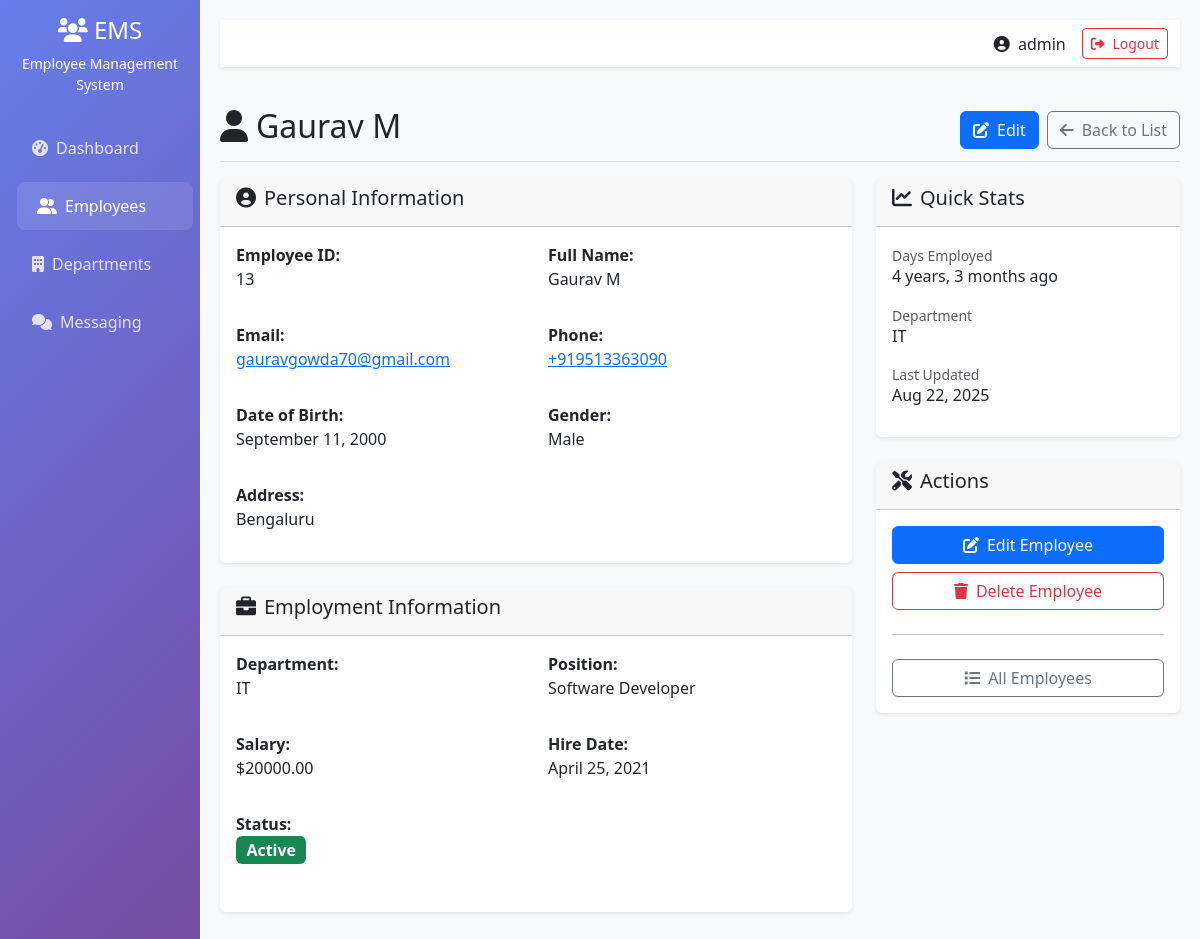
Page /employees/13/ (signed in) on the committed database.
### employees/models.py (models this page shows, shortened)
class Employee(models.Model):
    GENDER_CHOICES = [
        ('M', 'Male'),
        ('F', 'Female'),
        ('O', 'Other'),
    ]
    STATUS_CHOICES = [
        ('active', 'Active'),
        ('inactive', 'Inactive'),
        ('terminated', 'Terminated'),
    ]
    employee_id = models.CharField(max_length=20, unique=True)
    first_name = models.CharField(max_length=50)
    last_name = models.CharField(max_length=50)
    email = models.EmailField(unique=True)
    phone_regex = RegexValidator(
        regex=r'^\+?1?\d{9,15}$',
        message="Phone number must be entered in the format:'+999999999'. upto 15 digits allowed."
    )
    phone_number = models.CharField(validators=[phone_regex], max_length=17)
    date_of_birth = models.DateField()
    gender = models.CharField(max_length=1, choices=GENDER_CHOICES)
    address = models.TextField()
    department = models.ForeignKey(Department, on_delete= models.CASCADE, related_name='employees')
    position = models.CharField(max_length=100)
    salary = models.DecimalField(max_digits=10, decimal_places=2)
    hire_date = models.DateField()
    status = models.CharField(max_length=20, choices=STATUS_CHOICES, default='active')
    created_at = models.DateTimeField(auto_now_add=True)
    updated_at = models.DateTimeField(auto_now=True)
    @property
    def full_name(self):
        return f"{self.first_name} {self.last_name}"
    class Meta:
        ordering = ['first_name', 'last_name']

class Department(models.Model):
    name = models.CharField(max_length=100, unique=True)
    description = models.TextField(blank=True, null=True)
    created_at = models.DateTimeField(auto_now_add=True)
    class Meta:
        ordering = ['name']

### employees/views.py (the view)
# urls.py: path('employees/<int:pk>/', views.employee_detail, name='employee_detail'),
@login_required
def employee_detail(request, pk):
    employee = get_object_or_404(Employee, pk=pk)
    return render(request, 'employees/employee_detail.html', {'employee':employee})

### employees/templates/employees/employee_detail.html (shortened to what this page needs)
{% extends 'employees/base.html' %}
{% block content %}
<div class="d-flex justify-content-between flex-wrap flex-md-nowrap align-items-center pt-3 pb-2 mb-3 border-bottom">
    <h1 class="h2"><i class="fas fa-user me-2"></i>{{ employee.full_name }}</h1>
    <div class="btn-toolbar mb-2 mb-md-0">
        <a href="{% url 'employee_update' employee.pk %}" class="btn btn-primary me-2">
            <i class="fas fa-edit me-2"></i>Edit
        </a>
        <a href="{% url 'employee_list' %}" class="btn btn-outline-secondary">
            <i class="fas fa-arrow-left me-2"></i>Back to List
        </a>
    </div>
</div>
<div class="row">
    <div class="col-md-8">
        <div class="card mb-4">
            <div class="card-header">
                <h5><i class="fas fa-user-circle me-2"></i>Personal Information</h5>
            </div>
            <div class="card-body">
                <div class="row">
                    <div class="col-md-6 mb-3">
                        <strong>Employee ID:</strong>
                        <p>{{ employee.employee_id }}</p>
                    </div>
                    <div class="col-md-6 mb-3">
                        <strong>Full Name:</strong>
                        <p>{{ employee.full_name }}</p>
                    </div>
                    <div class="col-md-6 mb-3">
                        <strong>Email:</strong>
                        <p><a href="mailto:{{ employee.email }}">{{ employee.email }}</a></p>
                    </div>
                    <div class="col-md-6 mb-3">
                        <strong>Phone:</strong>
                        <p><a href="tel:{{ employee.phone_number }}">{{ employee.phone_number }}</a></p>
                    </div>
                    <div class="col-md-6 mb-3">
                        <strong>Date of Birth:</strong>
                        <p>{{ employee.date_of_birth|date:"F d, Y" }}</p>
                    </div>
                    <div class="col-md-6 mb-3">
                        <strong>Gender:</strong>
                        <p>{{ employee.get_gender_display }}</p>
                    </div>
                    <div class="col-12">
                        <strong>Address:</strong>
                        <p>{{ employee.address }}</p>
                    </div>
                </div>
            </div>
        </div>
        <div class="card mb-4">
            <div class="card-header">
                <h5><i class="fas fa-briefcase me-2"></i>Employment Information</h5>
            </div>
            <div class="card-body">
                <div class="row">
                    <div class="col-md-6 mb-3">
                        <strong>Department:</strong>
                        <p>{{ employee.department.name }}</p>
                    </div>
                    <div class="col-md-6 mb-3">
                        <strong>Position:</strong>
                        <p>{{ employee.position }}</p>
                    </div>
                    <div class="col-md-6 mb-3">
                        <strong>Salary:</strong>
                        <p>${{ employee.salary|floatformat:2 }}</p>
                    </div>
                    <div class="col-md-6 mb-3">
                        <strong>Hire Date:</strong>
                        <p>{{ employee.hire_date|date:"F d, Y" }}</p>
                    </div>
                    <div class="col-md-6 mb-3">
                        <strong>Status:</strong>
                        <p>
                            <span class="badge bg-{% if employee.status == 'active' %}success{% elif employee.status == 'inactive' %}warning{% else %}danger{% endif %} fs-6">
                                {{ employee.status|title }}
                            </span>
                        </p>
                    </div>
                </div>
            </div>
        </div>
    </div>
    <div class="col-md-4">
        <div class="card mb-4">
            <div class="card-header">
                <h5><i class="fas fa-chart-line me-2"></i>Quick Stats</h5>
            </div>
            <div class="card-body">
                <div class="mb-3">
                    <small class="text-muted">Days Employed</small>
                    <h6>{{ employee.hire_date|timesince }} ago</h6>
                </div>
                <div class="mb-3">
                    <small class="text-muted">Department</small>
                    <h6>{{ employee.department.name }}</h6>
                </div>
                <div class="mb-3">
                    <small class="text-muted">Last Updated</small>
                    <h6>{{ employee.updated_at|date:"M d, Y" }}</h6>
                </div>
            </div>
        </div>
        <div class="card">
            <div class="card-header">
                <h5><i class="fas fa-tools me-2"></i>Actions</h5>
            </div>
            <div class="card-body">
                <div class="d-grid gap-2">
                    <a href="{% url 'employee_update' employee.pk %}" class="btn btn-primary">
                        <i class="fas fa-edit me-2"></i>Edit Employee
                    </a>
                    <a href="{% url 'employee_delete' employee.pk %}" class="btn btn-outline-danger">
                        <i class="fas fa-trash me-2"></i>Delete Employee
                    </a>
                    <hr>
                    <a href="{% url 'employee_list' %}" class="btn btn-outline-secondary">
                        <i class="fas fa-list me-2"></i>All Employees
                    </a>
                </div>
            </div>
        </div>
    </div>
</div>
{% endblock %}

### employees/templates/employees/base.html (shortened to what this page needs)
{% load static %}
<!DOCTYPE html>
<html lang="en">
<head>
  <link href="https://cdnjs.cloudflare.com/ajax/libs/bootstrap/5.3.0/css/bootstrap.min.css" rel="stylesheet">
  <link href="https://cdnjs.cloudflare.com/ajax/libs/font-awesome/6.0.0/css/all.min.css" rel="stylesheet">
</head>
<body>
  <div class="container-fluid">
    <div class="row">
      <nav id="sidebarMenu" class="col-md-3 col-lg-2 d-md-block sidebar collapse">
        <div class="position-sticky pt-3">
          <div class="text-center mb-4">
            <h4><i class="fas fa-users"></i> EMS</h4>
            <p class="small">Employee Management System</p>
          </div>
          <ul class="nav flex-column">
            <li class="nav-item">
              <a class="nav-link {% if request.resolver_match.url_name == 'dashboard' %}active{% endif %}" href="{% url 'dashboard' %}">
                <i class="fas fa-tachometer-alt me-2"></i>Dashboard
              </a>
            </li>
            <li class="nav-item">
              <a class="nav-link {% if 'employee' in request.resolver_match.url_name %}active{% endif %}" href="{% url 'employee_list' %}">
                <i class="fas fa-user-friends me-2"></i>Employees
              </a>
            </li>
            <li class="nav-item">
              <a class="nav-link {% if 'department' in request.resolver_match.url_name %}active{% endif %}" href="{% url 'department_list' %}">
                <i class="fas fa-building me-2"></i>Departments
              </a>
            </li>
            <li class="nav-item">
              <a class="nav-link {% if 'messaging' in request.resolver_match.url_name %}active{% endif %}" href="{% url 'messaging_dashboard' %}">
                <i class="fas fa-comments me-2"></i>Messaging
              </a>
            </li>
          </ul>
        </div>
      </nav>
      <main class="col-md-9 ms-sm-auto col-lg-10 main-content">
        <nav class="navbar navbar-light bg-white shadow-sm mb-4">
          <div class="container-fluid">
            <div class="d-flex align-items-center ms-auto">
              <span class="me-3">
                <i class="fas fa-user-circle me-1"></i>
                {% if user.first_name %}{{ user.first_name }} {{ user.last_name }}{% else %}{{ user.username }}{% endif %}
              </span>
              <a href="{% url 'logout' %}" class="btn btn-sm btn-outline-danger">
                <i class="fas fa-sign-out-alt me-1"></i> Logout
              </a>
            </div>
          </div>
        </nav>
        {% block content %}{% endblock %}
      </main>
    </div>
  </div>
</body>
</html>

### employees/templates/employees/base.html (style rules this page uses)
.sidebar { background: linear-gradient(135deg, #667eea 0%, #764ba2 100%); min-height: 100vh; color: white; }
.sidebar .nav-link { color: rgba(255,255,255,0.8); padding: 12px 20px; border-radius: 8px; margin: 5px 0; transition: all 0.3s ease; }
.sidebar .nav-link:hover, .sidebar .nav-link.active { color: white; background: rgba(255,255,255,0.1); transform: translateX(5px); }
.main-content { background: #f8f9fa; min-height: 100vh; padding: 20px; }
.card { border: none; box-shadow: 0 0.125rem 0.25rem rgba(0,0,0,0.075); transition: transform 0.2s; }

### rows in the picture
Employee: full_name "Gaurav M", employee_id "13", email "gauravgowda70@gmail.com", phone_number "+919513363090", date_of_birth "September 11, 2000", gender "Male", address "Bengaluru", department.name "IT", position "Software Developer", salary "20000.00", hire_date "April 25, 2021", status "Active", hire_date "4 years, 3 months", updated_at "Aug 22, 2025"

### other values in the picture
{{ user.username }} "admin"
